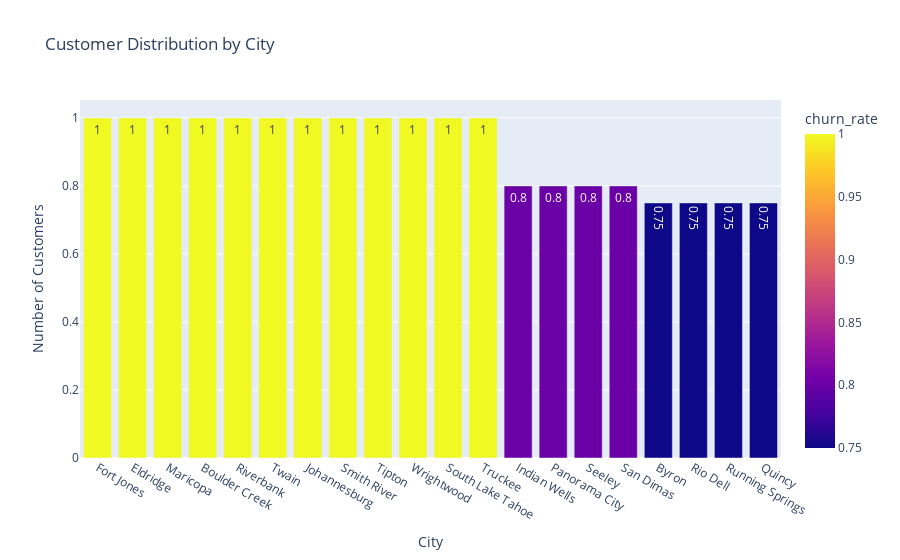

Notebook source saved alongside this figure:
### Code cell
# City Churn Rates
fig = px.bar(
    df_city_churn.sort_values("churn_rate", ascending=False).head(20),
    x="city",
    y="churn_rate",
    color="churn_rate",
    text="churn_rate",
    title="Customer Distribution by City",
)
fig.update_layout(yaxis_title="Number of Customers", xaxis_title="City")
fig.show()

### Figure 1 — Plotly figure (JSON) as saved in the notebook; plotly's stock layout.template omitted (floating-point values rounded to 4 significant figures)
{"data": [{"hovertemplate": "city=%{x}<br>churn_rate=%{marker.color}<extra></extra>", "legendgroup": "", "marker": {"color": [1.0, 1.0, 1.0, 1.0, 1.0, 1.0, 1.0, 1.0, 1.0, 1.0, 1.0, 1.0, 0.8, 0.8, 0.8, 0.8, 0.75, 0.75, 0.75, 0.75], "coloraxis": "coloraxis", "pattern": {"shape": ""}}, "name": "", "orientation": "v", "showlegend": false, "text": [1.0, 1.0, 1.0, 1.0, 1.0, 1.0, 1.0, 1.0, 1.0, 1.0, 1.0, 1.0, 0.8, 0.8, 0.8, 0.8, 0.75, 0.75, 0.75, 0.75], "textposition": "auto", "type": "bar", "x": ["Fort Jones", "Eldridge", "Maricopa", "Boulder Creek", "Riverbank", "Twain", "Johannesburg", "Smith River", "Tipton", "Wrightwood", "South Lake Tahoe", "Truckee", "Indian Wells", "Panorama City", "Seeley", "San Dimas", "Byron", "Rio Dell", "Running Springs", "Quincy"], "xaxis": "x", "y": [1.0, 1.0, 1.0, 1.0, 1.0, 1.0, 1.0, 1.0, 1.0, 1.0, 1.0, 1.0, 0.8, 0.8, 0.8, 0.8, 0.75, 0.75, 0.75, 0.75], "yaxis": "y"}], "layout": {"barmode": "relative", "coloraxis": {"colorbar": {"title": {"text": "churn_rate"}}, "colorscale": [[0, "#0d0887"], [0.1111, "#46039f"], [0.2222, "#7201a8"], [0.3333, "#9c179e"], [0.4444, "#bd3786"], [0.5556, "#d8576b"], [0.6667, "#ed7953"], [0.7778, "#fb9f3a"], [0.8889, "#fdca26"], [1, "#f0f921"]]}, "legend": {"tracegroupgap": 0}, "title": {"text": "Customer Distribution by City"}, "xaxis": {"anchor": "y", "domain": [0, 1], "title": {"text": "City"}}, "yaxis": {"anchor": "x", "domain": [0, 1], "title": {"text": "Number of Customers"}}}}
